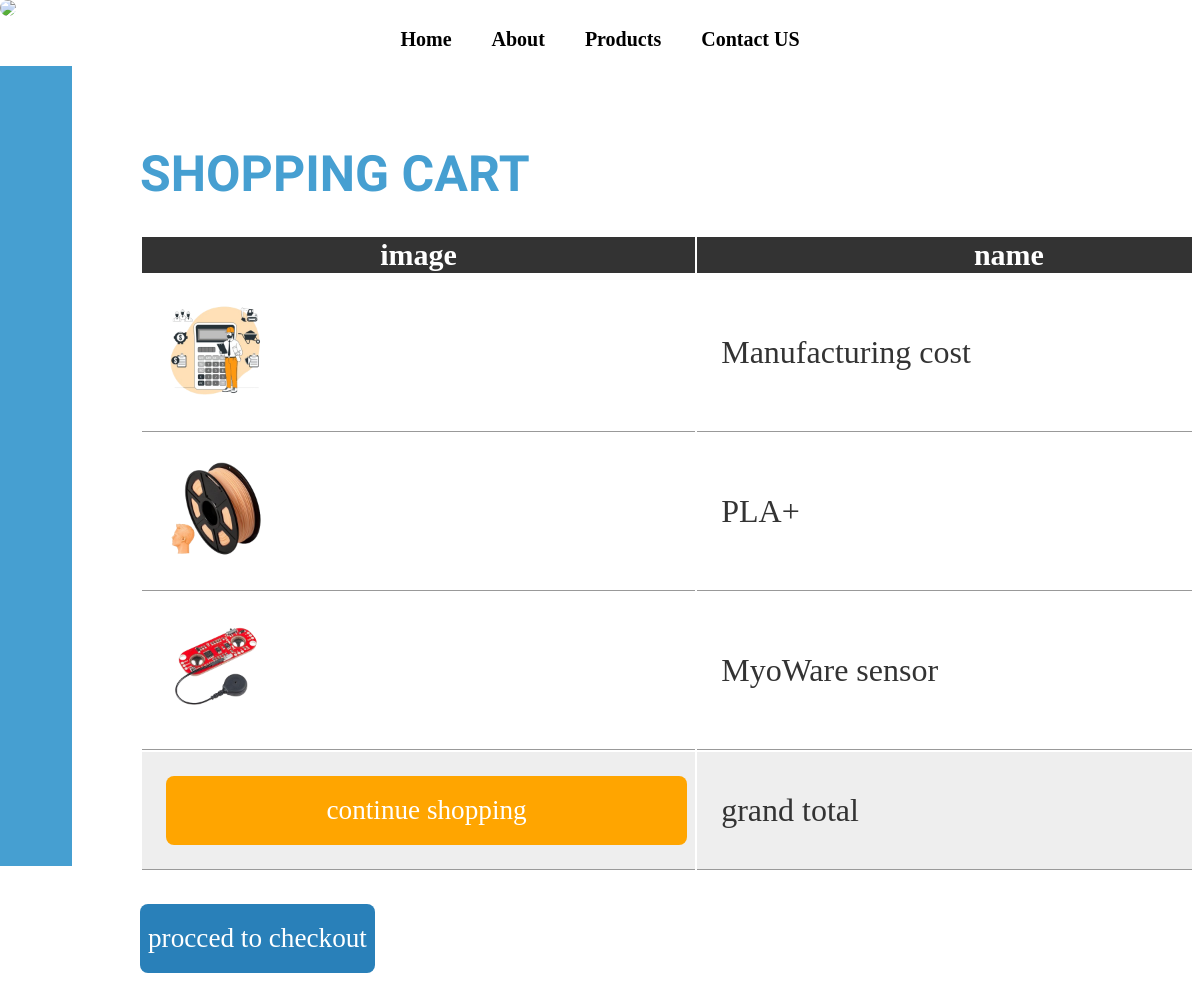
Screenshot of /Market/cart.php with the database file from the repository.
### tables this page shows
CREATE TABLE `card` (
  `id` bigint(20) NOT NULL,
  `name` varchar(255) NOT NULL,
  `price` varchar(255) NOT NULL,
  `image` varchar(255) NOT NULL
);

### Market/cart.php (the view, shortened to what this page needs)
<?php
$conn = mysqli_connect('HOSTNAME','USERNAME','PASSWORD','DATABASE NAME') or die('connection failed');;
?>
<!DOCTYPE html>
<html lang="en">
<head>
    <link rel="stylesheet" href="cart.css">
</head>
<body>
    <div class="rectangle"></div>
    <a href="../Home/index.html"><img class="Logo" src="../image/H-Bionic Logo Design-01.jpg"></a>
    <nav>
        <div class="links-container">
            <a href="../Home/index.html">Home</a>
            <a href="../About/Abuot.html">About</a>
            <a href="../Market/Products.php">Products</a>
            <a href="../ChatBot/ChatBot.html">Contact US</a>
        </div>
    </nav>
    <div class="container">
        <section class="shopping-cart">
            <h1 class="heading">shopping cart</h1>
            <table>
                <thead class="table-top">
                    <th>image</th>
                    <th>name</th>
                </thead>
                <tbody>
                    <?php
                        $select_cart = mysqli_query($conn, "SELECT * FROM `card`");
                        $grand_total = 0;
                        if(mysqli_num_rows($select_cart) > 0){
                            while($fetch_cart = mysqli_fetch_assoc($select_cart)){
                    ?>
                    <tr>
                        <td><img src="uploaded_img/<?php echo $fetch_cart['image']; ?>" height="100" alt=""></td>
                        <td><?php echo $fetch_cart['name']; ?></td>
                        <td colspan="">EGP <?php echo $sub_total = $fetch_cart['price']; ?></td>
                    </tr>
                    <?php
                        $grand_total += $sub_total;
                            };
                        };
                    ?>
                    <tr class="table-bottom">
                        <td><a href="./Products.php" class="option-btn" style="margin-top: 0;">continue shopping</a></td>
                        <td>grand total</td>
                    </tr>
                </tbody>
            </table>
            <div class="checkout-btn">
                <a href="./CheckOut.php" class="btn <?= ($grand_total > 1)?'':'disabled'; ?>">procced to checkout</a>
            </div>
        </section>
    </div>
</body>
</html>

### Market/cart.css (style rules this page uses)
:root { --blue:#2980b9; --red:tomato; --orange:orange; --black:#333; --white:#fff; --bg-color:#eee; --dark-bg:rgba(0,0,0,.7); --box-shadow:0 .5rem 1rem rgba(0,0,0,.1); --border:.1rem solid #999; }
* { font-family: "Century Gothic"; }
.rectangle { width: 6vw; height: 100vh; margin-top: 58px; background: #469FD1; position: fixed; left: 0; }
.Logo { border-radius: 100%; position: fixed; left: 0; top: 0; }
.links-container { display: flex; justify-content: center; }
.links-container a { text-decoration: none; color: rgb(0, 0, 0); font-size: 20px; font-weight: 600; padding: 20px; }
.container { max-width: 1200px; margin:0 auto; }
section { padding:2rem; margin-left: 100px; }
.heading { text-align: center; font-size: 50px; text-transform: uppercase; color:#469FD1; margin-bottom: 2rem; font-family: "Black Ops One", system-ui; }
.btn, .option-btn, .delete-btn { display: block; width: 100%; text-align: center; background-color: var(--blue); color:var(--white); font-size: 1.7rem; padding:1.2rem .5rem; border-radius: .5rem; cursor: pointer; margin-top: 1rem; text-decoration: none; }
.option-btn { background-color: var(--orange); }
.shopping-cart table tr td { border-bottom: var(--border); padding:1.5rem; font-size: 2rem; color:var(--black); }
.shopping-cart table .table-bottom { background-color: var(--bg-color); }
.shopping-cart table .table-top { background-color: #333; font-size: 30px; color: #fff; }
.shopping-cart .checkout-btn { text-align: center; margin-top: 1rem; }
.shopping-cart .checkout-btn a { display: inline-block; width: auto; }
@media (max-width:1200px) { .shopping-cart { overflow-x: scroll; } }
@media (max-width:1200px) { .shopping-cart table { width: 120rem; } }
@media (max-width:1200px) { .shopping-cart .heading { text-align: left; } }
@media (max-width:1200px) { .shopping-cart .checkout-btn { text-align: left; } }

### rows the page displays
card: image (picture), name "Manufacturing cost"
card: image (picture), name "PLA+"
card: image (picture), name "MyoWare sensor"
